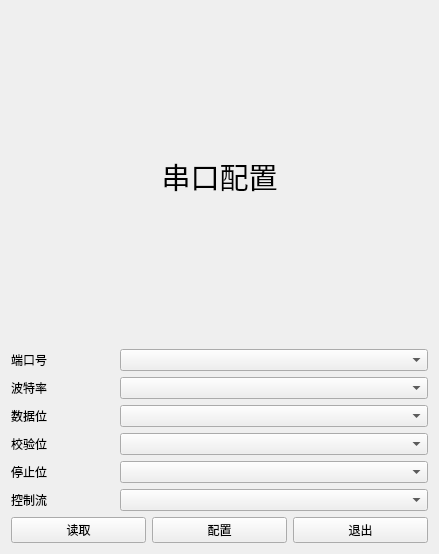
<?xml version="1.0" encoding="UTF-8"?>
<ui version="4.0">
 <class>uart_blck</class>
 <widget class="QWidget" name="uart_blck">
  <property name="geometry">
   <rect>
    <x>0</x>
    <y>0</y>
    <width>439</width>
    <height>554</height>
   </rect>
  </property>
  <property name="windowTitle">
   <string>Form</string>
  </property>
  <layout class="QVBoxLayout" name="verticalLayout_2" stretch="6,1">
   <item>
    <layout class="QVBoxLayout" name="lay_show" stretch="1,1,1,1,1,1,1">
     <item>
      <widget class="QLabel" name="label_2">
       <property name="text">
        <string>&lt;html&gt;&lt;head/&gt;&lt;body&gt;&lt;p align=&quot;center&quot;&gt;&lt;span style=&quot; font-size:22pt;&quot;&gt;串口配置&lt;/span&gt;&lt;/p&gt;&lt;/body&gt;&lt;/html&gt;</string>
       </property>
      </widget>
     </item>
     <item>
      <layout class="QHBoxLayout" name="lay_port_bit" stretch="1,3">
       <item>
        <widget class="QLabel" name="label_7">
         <property name="text">
          <string>端口号</string>
         </property>
        </widget>
       </item>
       <item>
        <widget class="QComboBox" name="ui_port_bit"/>
       </item>
      </layout>
     </item>
     <item>
      <layout class="QHBoxLayout" name="lay_baud_bit" stretch="1,3">
       <item>
        <widget class="QLabel" name="label">
         <property name="text">
          <string>波特率</string>
         </property>
        </widget>
       </item>
       <item>
        <widget class="QComboBox" name="ui_baud_bit"/>
       </item>
      </layout>
     </item>
     <item>
      <layout class="QHBoxLayout" name="lay_data_bit" stretch="1,3">
       <item>
        <widget class="QLabel" name="label_6">
         <property name="text">
          <string>数据位</string>
         </property>
        </widget>
       </item>
       <item>
        <widget class="QComboBox" name="ui_data_bit"/>
       </item>
      </layout>
     </item>
     <item>
      <layout class="QHBoxLayout" name="lay_chck_bit" stretch="1,3">
       <item>
        <widget class="QLabel" name="label_4">
         <property name="text">
          <string>校验位</string>
         </property>
        </widget>
       </item>
       <item>
        <widget class="QComboBox" name="ui_chck_bit"/>
       </item>
      </layout>
     </item>
     <item>
      <layout class="QHBoxLayout" name="lay_stop_bit" stretch="1,3">
       <item>
        <widget class="QLabel" name="label_5">
         <property name="text">
          <string>停止位</string>
         </property>
        </widget>
       </item>
       <item>
        <widget class="QComboBox" name="ui_stop_bit"/>
       </item>
      </layout>
     </item>
     <item>
      <layout class="QHBoxLayout" name="lay_ctrl_bit" stretch="1,3">
       <item>
        <widget class="QLabel" name="label_3">
         <property name="text">
          <string>控制流</string>
         </property>
        </widget>
       </item>
       <item>
        <widget class="QComboBox" name="ui_ctrl_bit"/>
       </item>
      </layout>
     </item>
    </layout>
   </item>
   <item>
    <layout class="QHBoxLayout" name="lay_button">
     <item>
      <widget class="QPushButton" name="ui_read_par">
       <property name="text">
        <string>读取</string>
       </property>
      </widget>
     </item>
     <item>
      <widget class="QPushButton" name="ui_setx_par">
       <property name="text">
        <string>配置</string>
       </property>
      </widget>
     </item>
     <item>
      <widget class="QPushButton" name="ui_exit_win">
       <property name="text">
        <string>退出</string>
       </property>
      </widget>
     </item>
    </layout>
   </item>
  </layout>
 </widget>
 <resources/>
 <connections/>
</ui>
